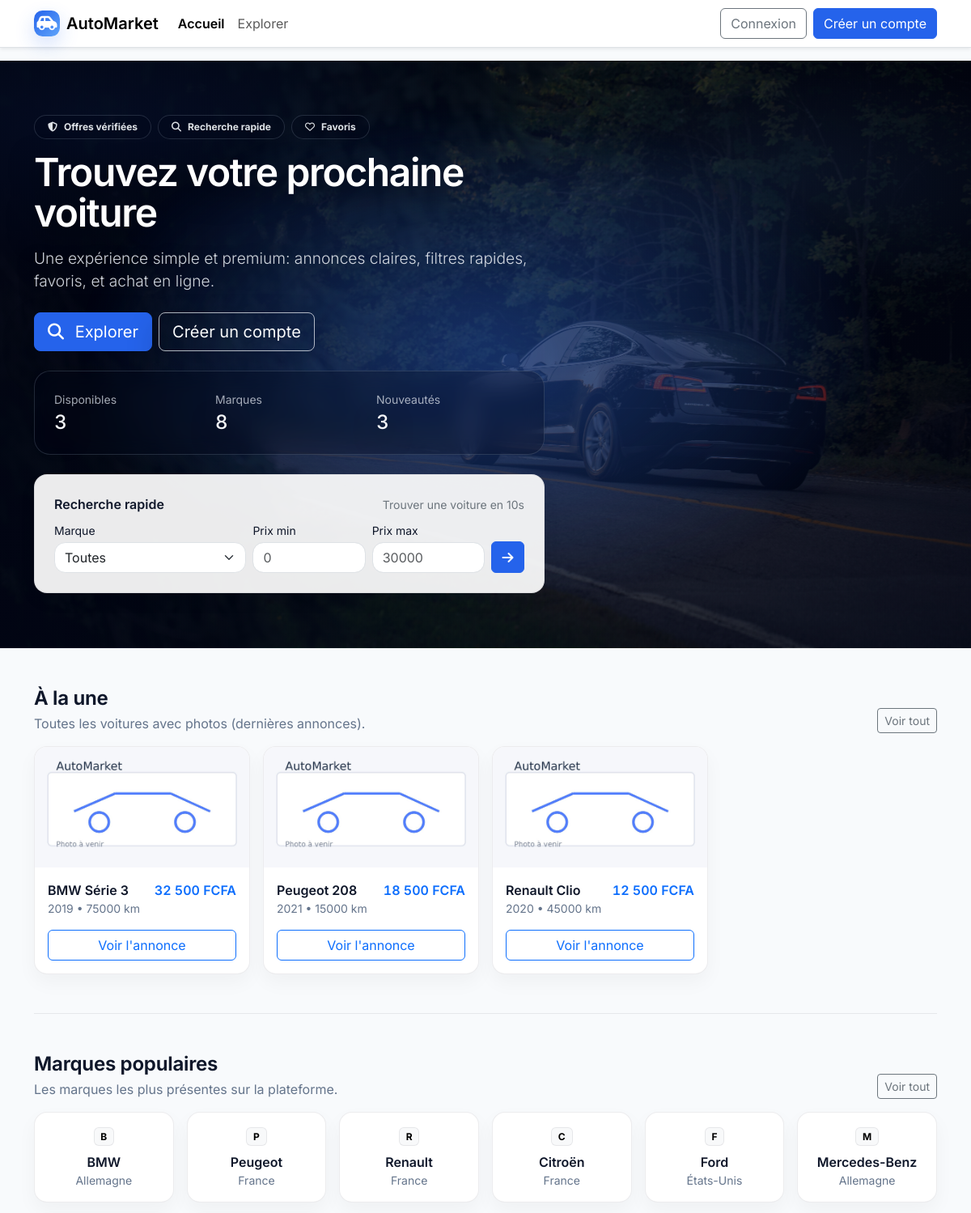
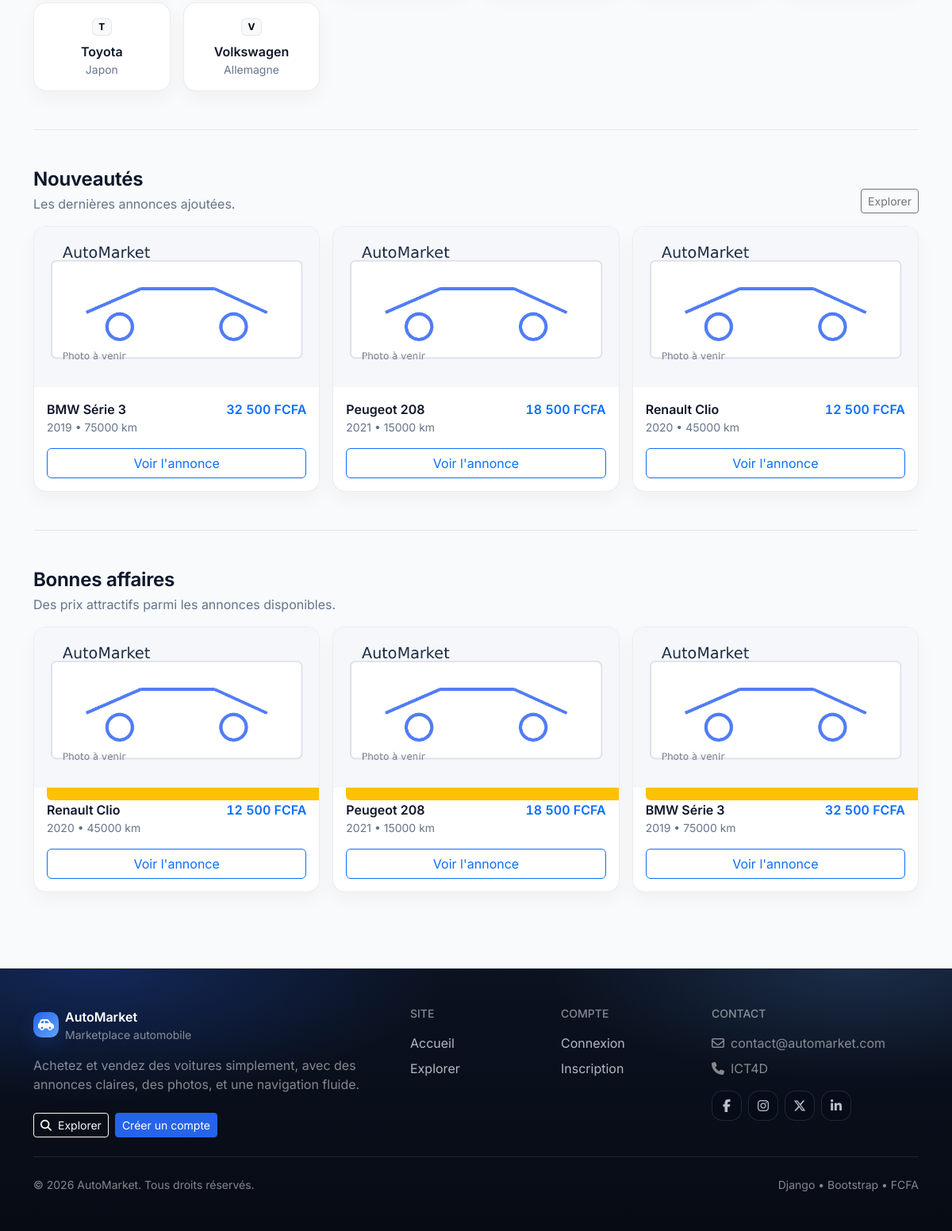
The page / on the database its author committed (2 pictures, top to bottom).
### voitures/models.py (models this page shows, shortened)
class Voiture(models.Model):
    ETAT_CHOICES = [
        ('neuf', 'Neuf'),
        ('occasion', 'Occasion'),
        ('reconditionne', 'Reconditionné'),
    ]
    COULEUR_CHOICES = [
        ('blanc', 'Blanc'),
        ('noir', 'Noir'),
        ('gris', 'Gris'),
        ('rouge', 'Rouge'),
        ('bleu', 'Bleu'),
        ('vert', 'Vert'),
        ('jaune', 'Jaune'),
        ('argent', 'Argent'),
        ('orange', 'Orange'),
        ('violet', 'Violet'),
        ('marron', 'Marron'),
        ('beige', 'Beige'),
    ]
    modele = models.ForeignKey(Modele, on_delete=models.CASCADE, related_name='voitures')
    prix = models.DecimalField(max_digits=10, decimal_places=2)
    kilometrage = models.PositiveIntegerField(default=0)
    annee = models.PositiveIntegerField(
        validators=[MinValueValidator(1900), MaxValueValidator(2026)]
    )
    couleur = models.CharField(max_length=20, choices=COULEUR_CHOICES)
    etat = models.CharField(max_length=20, choices=ETAT_CHOICES)
    description = models.TextField()
    date_ajout = models.DateTimeField(auto_now_add=True)
    date_modification = models.DateTimeField(auto_now=True)
    vendeur = models.ForeignKey(User, on_delete=models.CASCADE, related_name='voitures_vendues')
    est_vendue = models.BooleanField(default=False)
    est_reservee = models.BooleanField(default=False)
    image_principale = models.ImageField(
        upload_to='voitures/',
        default='voitures/default.jpg',
        blank=True
    )
    vue = models.PositiveIntegerField(default=0)
    class Meta:
        ordering = ['-date_ajout']
        verbose_name = 'Voiture'
        verbose_name_plural = 'Voitures'

class Modele(models.Model):
    TYPE_CARBURANT = [
        ('essence', 'Essence'),
        ('diesel', 'Diesel'),
        ('hybride', 'Hybride'),
        ('electrique', 'Électrique'),
        ('gpl', 'GPL'),
    ]
    TRANSMISSION = [
        ('manuelle', 'Manuelle'),
        ('automatique', 'Automatique'),
        ('semi-auto', 'Semi-automatique'),
    ]
    marque = models.ForeignKey(Marque, on_delete=models.CASCADE, related_name='modeles')
    nom = models.CharField(max_length=100)
    annee_lancement = models.PositiveIntegerField(
        validators=[MinValueValidator(1900), MaxValueValidator(2026)]
    )
    type_carburant = models.CharField(max_length=20, choices=TYPE_CARBURANT, default='essence')
    transmission = models.CharField(max_length=20, choices=TRANSMISSION, default='manuelle')
    puissance = models.PositiveIntegerField(help_text="Puissance en chevaux", default=100)
    consommation = models.FloatField(help_text="Consommation en L/100km", default=6.0)
    description = models.TextField(blank=True)
    class Meta:
        ordering = ['marque', 'nom']
        unique_together = ['marque', 'nom']
        verbose_name = 'Modèle'
        verbose_name_plural = 'Modèles'

class Marque(models.Model):
    nom = models.CharField(max_length=100, unique=True)
    pays = models.CharField(max_length=100)
    logo = models.ImageField(upload_to='logos/', blank=True, null=True)
    date_creation = models.DateField()
    description = models.TextField(blank=True)
    class Meta:
        ordering = ['nom']
        verbose_name = 'Marque'
        verbose_name_plural = 'Marques'

### voitures/views.py (the view)
# urls.py: path('', views.accueil, name='accueil'),
def accueil(request):
    _expire_stale_purchase_requests()
    voitures_recentes = Voiture.objects.filter(est_vendue=False).order_by('-date_ajout')[:6]
    voitures_promo = Voiture.objects.filter(est_vendue=False).order_by('prix')[:6]
    marques_populaires = Marque.objects.annotate(
        nb_voitures=Count('modeles__voitures')
    ).order_by('-nb_voitures')[:8]
    context = {
        'voitures_recentes': voitures_recentes,
        'voitures_promo': voitures_promo,
        'marques_populaires': marques_populaires,
        'marques': Marque.objects.all().order_by('nom'),
        'voitures_vedette': Voiture.objects.filter(est_vendue=False).select_related('modele__marque').order_by('-date_ajout')[:12],
        'total_voitures': Voiture.objects.filter(est_vendue=False).count(),
    }
    return render(request, 'voitures/accueil.html', context)

### templates/voitures/accueil.html (shortened to what this page needs)
{% extends 'base.html' %}
{% load static %}
{% load currency %}
{% block body_class %}home{% endblock %}
{% block main_class %}p-0{% endblock %}
{% block content %}
<section class="home-hero" style="--home-hero-bg: url('{% static 'img/home-hero-bg.jpg' %}');">
  <div class="container content py-5">
    <div class="row align-items-center g-5">
      <div class="col-lg-7">
        <div class="hero-badges d-flex flex-wrap gap-2 mb-3 reveal-up">
          <span class="badge rounded-pill px-3 py-2"><i class="fa-solid fa-shield-halved me-2"></i>Offres vérifiées</span>
          <span class="badge rounded-pill px-3 py-2"><i class="fa-solid fa-magnifying-glass me-2"></i>Recherche rapide</span>
          <span class="badge rounded-pill px-3 py-2"><i class="fa-regular fa-heart me-2"></i>Favoris</span>
        </div>
        <h1 class="display-4 fw-semibold text-white hero-title mb-3 reveal-up delay-1">
          Trouvez votre prochaine voiture
        </h1>
        <p class="lead hero-subtitle mb-4 reveal-up delay-2">
          Une expérience simple et premium: annonces claires, filtres rapides, favoris, et achat en ligne.
        </p>
        <div class="hero-actions d-flex flex-wrap gap-2 reveal-up delay-3">
          <a class="btn btn-primary btn-lg" href="{% url 'liste_voitures' %}">
            <i class="fa-solid fa-magnifying-glass me-2"></i> Explorer
          </a>
          {% if user.is_authenticated %}
            <a class="btn btn-outline-light btn-lg" href="{% url 'ajouter_voiture' %}">
              <i class="fa-solid fa-plus me-2"></i> Publier
            </a>
          {% else %}
            <a class="btn btn-outline-light btn-lg" href="{% url 'inscription' %}">
              Créer un compte
            </a>
          {% endif %}
        </div>
        <div class="hero-kpis p-3 p-md-4 mt-4 reveal-up delay-4">
          <div class="row g-3">
            <div class="col-4">
              <div class="label small mb-1">Disponibles</div>
              <div class="h4 mb-0 value">{{ total_voitures }}</div>
            </div>
            <div class="col-4">
              <div class="label small mb-1">Marques</div>
              <div class="h4 mb-0 value">{{ marques_populaires|length }}</div>
            </div>
            <div class="col-4">
              <div class="label small mb-1">Nouveautés</div>
              <div class="h4 mb-0 value">{{ voitures_recentes|length }}</div>
            </div>
          </div>
        </div>
        <div class="mt-4 reveal-up delay-4">
          <div class="am-card am-form-card p-3 p-md-4" style="background: rgba(255,255,255,0.92);">
            <div class="d-flex align-items-center justify-content-between gap-2 mb-2">
              <div class="fw-semibold">Recherche rapide</div>
              <span class="small text-secondary">Trouver une voiture en 10s</span>
            </div>
            <form class="row g-2" method="get" action="{% url 'liste_voitures' %}">
              <div class="col-md-5">
                <label class="form-label small mb-1" for="hero_marque">Marque</label>
                <select class="form-select" id="hero_marque" name="marque">
                  <option value="">Toutes</option>
                </select>
              </div>
              <div class="col-md-3 col-6">
                <label class="form-label small mb-1" for="hero_prix_min">Prix min</label>
                <input class="form-control" id="hero_prix_min" name="prix_min" type="number" min="0" placeholder="0">
              </div>
              <div class="col-md-3 col-6">
                <label class="form-label small mb-1" for="hero_prix_max">Prix max</label>
                <input class="form-control" id="hero_prix_max" name="prix_max" type="number" min="0" placeholder="30000">
              </div>
              <div class="col-md-1 d-grid">
                <label class="form-label small mb-1 d-none d-md-block">&nbsp;</label>
                <button class="btn btn-primary" type="submit" aria-label="Rechercher">
                  <i class="fa-solid fa-arrow-right"></i>
                </button>
              </div>
            </form>
          </div>
        </div>
      </div>
      <div class="col-lg-5">
        <div class="vstack gap-3">
        </div>
      </div>
    </div>
  </div>
</section>
<section class="container py-5">
  <div class="d-flex align-items-end justify-content-between gap-3 mb-3">
    <div>
      <h2 class="h4 mb-1 home-section-title">À la une</h2>
      <p class="am-muted mb-0">Toutes les voitures avec photos (dernières annonces).</p>
    </div>
    <a class="btn btn-sm btn-outline-secondary" href="{% url 'liste_voitures' %}">Voir tout</a>
  </div>
  <div class="row g-3">
    {% for voiture in voitures_vedette %}
      <div class="col-md-6 col-lg-4 col-xl-3">
        <div class="am-card am-card-hover h-100 overflow-hidden">
          <div class="ratio ratio-16x9 bg-light">
            <img class="am-img-cover" src="{{ voiture.image_principale.url }}"
                 onerror="this.onerror=null;this.src='{% static 'img/placeholder-car.svg' %}';"
                 alt="{{ voiture.modele.marque.nom }} {{ voiture.modele.nom }}" loading="lazy">
          </div>
          <div class="p-3">
            <div class="d-flex justify-content-between align-items-start gap-2">
              <div>
                <div class="fw-semibold">{{ voiture.modele.marque.nom }} {{ voiture.modele.nom }}</div>
                <div class="small am-muted">{{ voiture.annee }} • {{ voiture.kilometrage|floatformat:0 }} km</div>
              </div>
              <div class="fw-semibold text-primary am-price">{{ voiture.prix|fcfa }}</div>
            </div>
            <div class="d-grid mt-3">
              <a class="btn btn-outline-primary" href="{% url 'detail_voiture' voiture.id %}">Voir l'annonce</a>
            </div>
          </div>
        </div>
      </div>
    {% empty %}
      <div class="col-12">
        <div class="alert alert-info mb-0">Aucune voiture disponible pour le moment.</div>
      </div>
    {% endfor %}
  </div>
  <div class="am-divider my-5"></div>
  <div class="d-flex align-items-end justify-content-between gap-3 mb-3">
    <div>
      <h2 class="h4 mb-1 home-section-title">Marques populaires</h2>
      <p class="am-muted mb-0">Les marques les plus présentes sur la plateforme.</p>
    </div>
    <a class="btn btn-sm btn-outline-secondary" href="{% url 'liste_voitures' %}">Voir tout</a>
  </div>
  <div class="row g-3">
    {% for marque in marques_populaires %}
      <div class="col-6 col-md-3 col-lg-2">
        <div class="am-card am-card-hover p-3 h-100 text-center">
          <div class="mb-2">
            {% if marque.logo %}
              <img src="{{ marque.logo.url }}" alt="{{ marque.nom }}" style="height:40px; width:auto" loading="lazy">
            {% else %}
              <span class="badge text-bg-light am-badge">{{ marque.nom|slice:":1" }}</span>
            {% endif %}
          </div>
          <div class="fw-semibold">{{ marque.nom }}</div>
          <div class="small am-muted">{{ marque.pays }}</div>
        </div>
      </div>
    {% empty %}
      <div class="col-12">
        <div class="alert alert-info mb-0">Aucune marque pour le moment.</div>
      </div>
    {% endfor %}
  </div>
  <div class="am-divider my-5"></div>
  <section class="mb-4">
  <div class="d-flex align-items-end justify-content-between gap-3 mb-3">
    <div>
      <h2 class="h4 mb-1 home-section-title">Nouveautés</h2>
      <p class="am-muted mb-0">Les dernières annonces ajoutées.</p>
    </div>
    <a class="btn btn-sm btn-outline-secondary" href="{% url 'liste_voitures' %}">Explorer</a>
  </div>
  <div class="row g-3">
    {% for voiture in voitures_recentes %}
      <div class="col-md-6 col-lg-4">
        <div class="am-card am-card-hover h-100 overflow-hidden">
          <div class="ratio ratio-16x9 bg-light">
            <img class="am-img-cover" src="{{ voiture.image_principale.url }}"
                 onerror="this.onerror=null;this.src='{% static 'img/placeholder-car.svg' %}';"
                 alt="{{ voiture.modele.marque.nom }} {{ voiture.modele.nom }}" loading="lazy">
          </div>
          <div class="p-3">
            <div class="d-flex justify-content-between align-items-start gap-2">
              <div>
                <div class="fw-semibold">{{ voiture.modele.marque.nom }} {{ voiture.modele.nom }}</div>
                <div class="small am-muted">{{ voiture.annee }} • {{ voiture.kilometrage|floatformat:0 }} km</div>
              </div>
              <div class="fw-semibold am-price text-primary">{{ voiture.prix|fcfa }}</div>
            </div>
            <div class="d-grid mt-3">
              <a class="btn btn-outline-primary" href="{% url 'detail_voiture' voiture.id %}">
                Voir l'annonce
              </a>
            </div>
          </div>
        </div>
      </div>
    {% empty %}
      <div class="col-12">
        <div class="alert alert-info mb-0">Aucune voiture disponible pour le moment.</div>
      </div>
    {% endfor %}
  </div>
  </section>
  <div class="am-divider my-5"></div>
  <section>
  <div class="d-flex align-items-end justify-content-between gap-3 mb-3">
    <div>
      <h2 class="h4 mb-1 home-section-title">Bonnes affaires</h2>
      <p class="am-muted mb-0">Des prix attractifs parmi les annonces disponibles.</p>
    </div>
  </div>
  <div class="row g-3">
    {% for voiture in voitures_promo %}
      <div class="col-md-6 col-lg-4">
        <div class="am-card am-card-hover h-100 overflow-hidden">
          <div class="ratio ratio-16x9 bg-light position-relative">
            <span class="badge text-bg-warning position-absolute top-0 start-0 m-3">Bon plan</span>
            <img class="am-img-cover" src="{{ voiture.image_principale.url }}"
                 onerror="this.onerror=null;this.src='{% static 'img/placeholder-car.svg' %}';"
                 alt="{{ voiture.modele.marque.nom }} {{ voiture.modele.nom }}" loading="lazy">
          </div>
          <div class="p-3">
            <div class="d-flex justify-content-between align-items-start gap-2">
              <div>
                <div class="fw-semibold">{{ voiture.modele.marque.nom }} {{ voiture.modele.nom }}</div>
                <div class="small am-muted">{{ voiture.annee }} • {{ voiture.kilometrage|floatformat:0 }} km</div>
              </div>
              <div class="fw-semibold am-price text-primary">{{ voiture.prix|fcfa }}</div>
            </div>
            <div class="d-grid mt-3">
              <a class="btn btn-outline-primary" href="{% url 'detail_voiture' voiture.id %}">Voir l'annonce</a>
            </div>
          </div>
        </div>
      </div>
    {% empty %}
      <div class="col-12">
        <div class="alert alert-info mb-0">Aucune promotion pour le moment.</div>
      </div>
    {% endfor %}
  </div>
  </section>
</section>
{% endblock %}

### rows shown on the page
Voiture: image_principale (placeholder picture), modele.marque.nom "BMW", modele.nom "Série 3", annee "2019", kilometrage "75000", prix|fcfa "32 500 FCFA"
Voiture: image_principale (placeholder picture), modele.marque.nom "Peugeot", modele.nom "208", annee "2021", kilometrage "15000", prix|fcfa "18 500 FCFA"
Voiture: image_principale (placeholder picture), modele.marque.nom "Renault", modele.nom "Clio", annee "2020", kilometrage "45000", prix|fcfa "12 500 FCFA"
Marque: nom "B", nom "BMW", pays "Allemagne"
Marque: nom "P", nom "Peugeot", pays "France"
Marque: nom "R", nom "Renault", pays "France"
Marque: nom "C", nom "Citroën", pays "France"
Marque: nom "F", nom "Ford", pays "États-Unis"
Marque: nom "M", nom "Mercedes-Benz", pays "Allemagne"
Marque: nom "T", nom "Toyota", pays "Japon"
Marque: nom "V", nom "Volkswagen", pays "Allemagne"

### other values the page prints
{{ total_voitures }} "3"
{{ marques_populaires|length }} "8"
{{ voitures_recentes|length }} "3"
